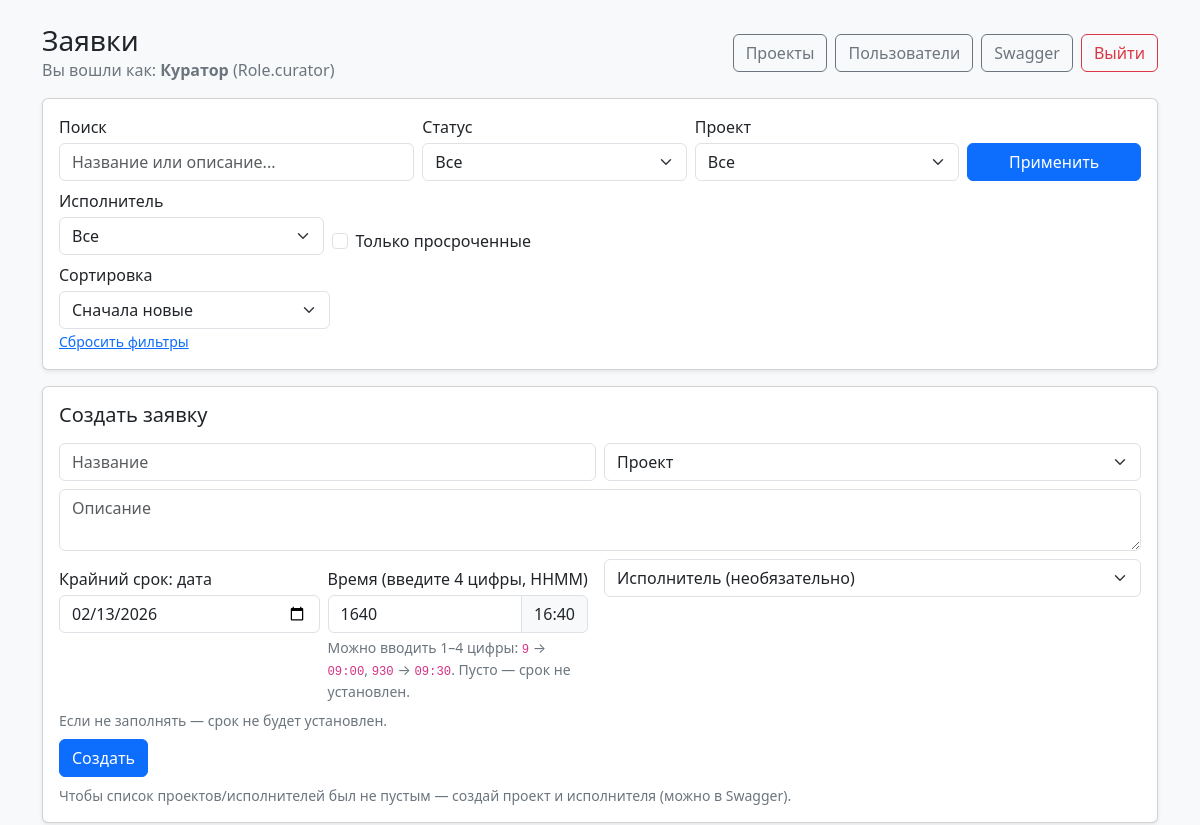
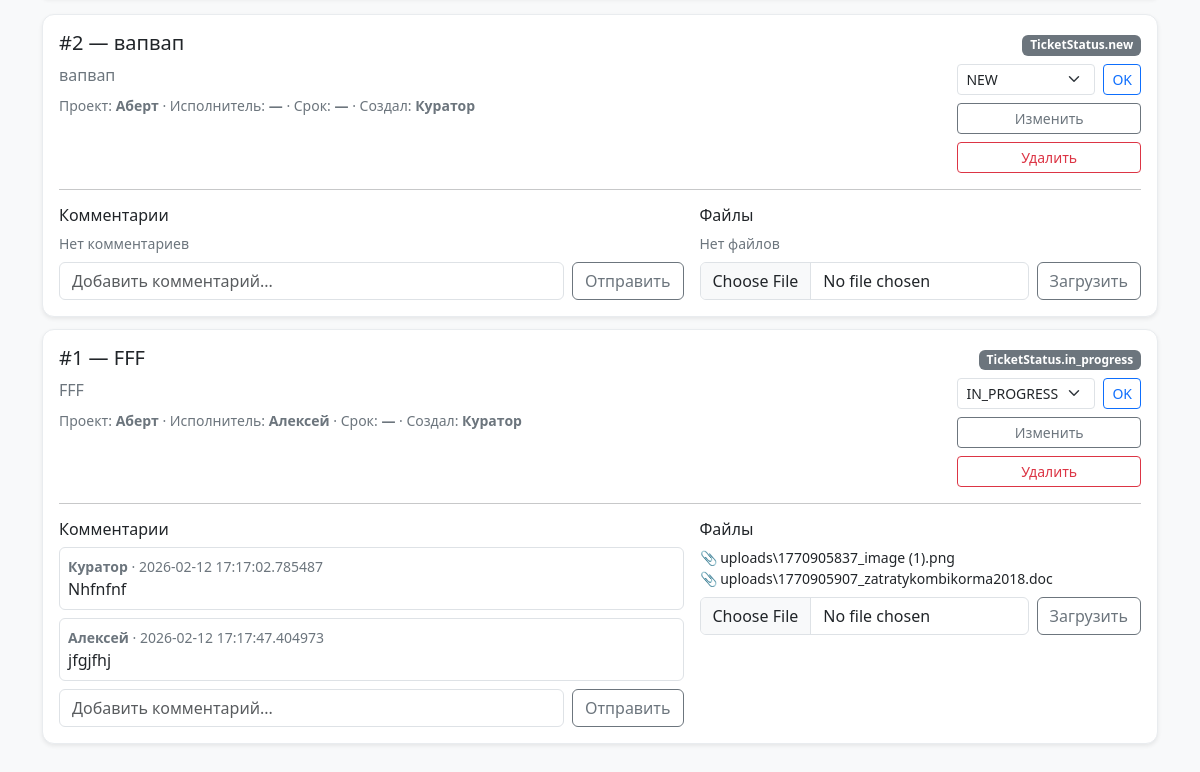
/web (signed in), run on an earlier commit of the app's database (2 pictures, top to bottom).
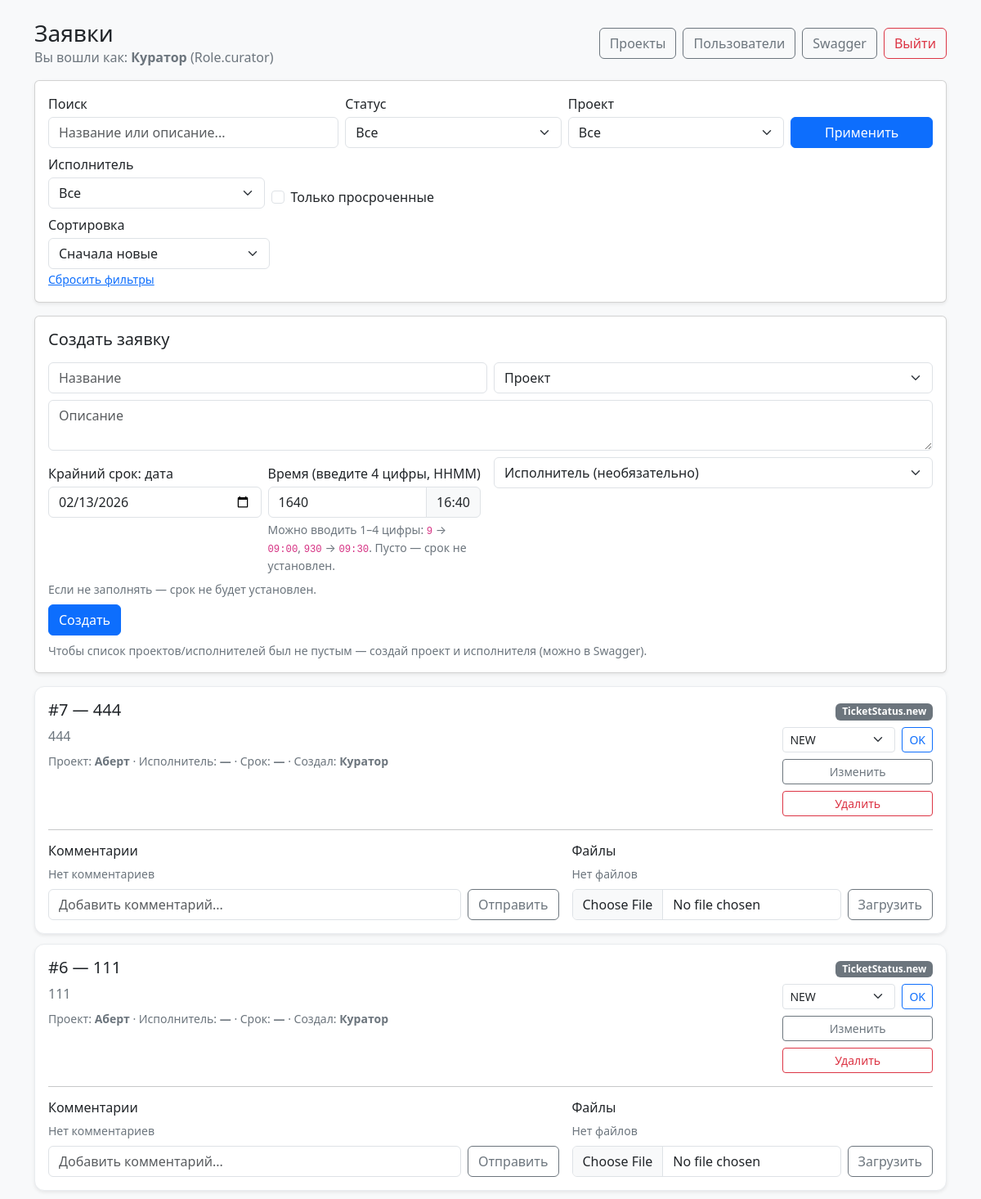
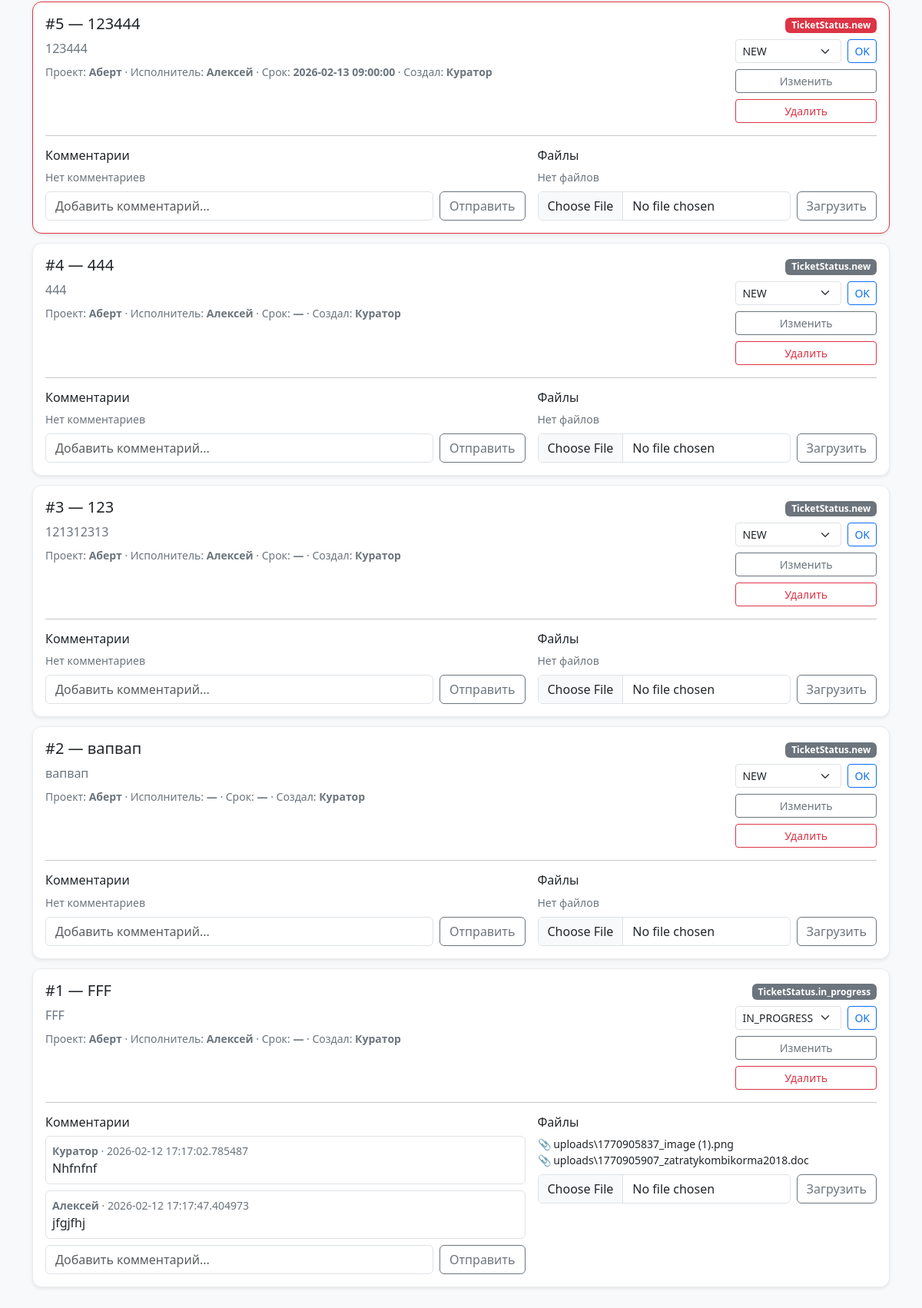
And on a later commit of the database (2 pictures, top to bottom).
### main.py (models this page shows)
class Base(DeclarativeBase):
    pass

class User(Base):
    __tablename__ = "users"
    id: Mapped[int] = mapped_column(primary_key=True)
    email: Mapped[str] = mapped_column(String(255), unique=True, index=True)
    name: Mapped[str] = mapped_column(String(255))
    password_hash: Mapped[str] = mapped_column(String(255))
    role: Mapped[Role] = mapped_column(SAEnum(Role), index=True)

class Ticket(Base):
    __tablename__ = "tickets"
    id: Mapped[int] = mapped_column(primary_key=True)
    title: Mapped[str] = mapped_column(String(255))
    description: Mapped[Optional[str]] = mapped_column(Text, default=None)
    deadline: Mapped[Optional[datetime]] = mapped_column(DateTime, default=None)
    status: Mapped[TicketStatus] = mapped_column(SAEnum(TicketStatus), default=TicketStatus.new, index=True)
    project_id: Mapped[int] = mapped_column(ForeignKey("projects.id"), index=True)
    executor_id: Mapped[Optional[int]] = mapped_column(ForeignKey("users.id"), index=True, default=None)
    created_by: Mapped[int] = mapped_column(ForeignKey("users.id"), index=True)
    created_at: Mapped[datetime] = mapped_column(DateTime, default=datetime.utcnow)

class Project(Base):
    __tablename__ = "projects"
    id: Mapped[int] = mapped_column(primary_key=True)
    name: Mapped[str] = mapped_column(String(255), unique=True, index=True)
    description: Mapped[Optional[str]] = mapped_column(Text, default=None)

class Comment(Base):
    __tablename__ = "comments"
    id: Mapped[int] = mapped_column(primary_key=True)
    ticket_id: Mapped[int] = mapped_column(ForeignKey("tickets.id"), index=True)
    author_id: Mapped[int] = mapped_column(ForeignKey("users.id"), index=True)
    text: Mapped[str] = mapped_column(Text)
    created_at: Mapped[datetime] = mapped_column(DateTime, default=datetime.utcnow)

class Attachment(Base):
    __tablename__ = "attachments"
    id: Mapped[int] = mapped_column(primary_key=True)
    ticket_id: Mapped[int] = mapped_column(ForeignKey("tickets.id"), index=True)
    uploader_id: Mapped[int] = mapped_column(ForeignKey("users.id"), index=True)
    file_path: Mapped[str] = mapped_column(String(500))
    created_at: Mapped[datetime] = mapped_column(DateTime, default=datetime.utcnow)

### main.py (the view)
@app.get("/web")
def web_tickets(
    request: Request,
    db: Session = Depends(get_db),
    user: User = Depends(get_current_user),
    status_filter: str | None = None,
    project_id: str | None = None,
    executor_id: str | None = None,   # <-- ДОБАВИЛИ
    q: str | None = None,
    only_overdue: str | None = None,
    sort: str | None = None,
):
    if user.role == Role.executor:
        tickets = list(
            db.query(Ticket)
            .filter((Ticket.executor_id == user.id) | (Ticket.created_by == user.id))
            .order_by(Ticket.id.desc())
            .all()
        )
    else:
        tickets = list(db.query(Ticket).order_by(Ticket.id.desc()).all())
    projects = db.query(Project).order_by(Project.id.desc()).all()
    users = db.query(User).order_by(User.id.desc()).all()
    executors = db.query(User).filter(User.role == Role.executor).order_by(User.id.desc()).all()
    comments = db.query(Comment).order_by(Comment.id.asc()).all()
    attachments = db.query(Attachment).order_by(Attachment.id.asc()).all()
    users_by_id = {u.id: f"{u.name}" for u in users}
    projects_by_id = {p.id: p.name for p in projects}
    comments_by_ticket = {}
    for c in comments:
        comments_by_ticket.setdefault(c.ticket_id, []).append(c)
    attachments_by_ticket = {}
    for a in attachments:
        attachments_by_ticket.setdefault(a.ticket_id, []).append(a)
    project_id_int: int | None = None
    if project_id is not None and str(project_id).strip() != "":
        try:
            project_id_int = int(project_id)
        except ValueError:
            project_id_int = None
    executor_id_int: int | None = None
    executor_none = False
    if executor_id is not None and str(executor_id).strip() != "":
        if str(executor_id).strip() == "__none__":
            executor_none = True
        else:
            try:
                executor_id_int = int(executor_id)
            except ValueError:
                executor_id_int = None
    if status_filter:
        tickets = [t for t in tickets if t.status.value == status_filter]
    if project_id_int is not None:
        tickets = [t for t in tickets if t.project_id == project_id_int]
    if user.role == Role.curator:
        if executor_none:
            tickets = [t for t in tickets if t.executor_id is None]
        elif executor_id_int is not None:
            tickets = [t for t in tickets if t.executor_id == executor_id_int]
    if q:
        q_lower = q.lower()
        tickets = [
            t for t in tickets
            if (t.title and q_lower in t.title.lower()) or (t.description and q_lower in t.description.lower())
            or (t.description is None and False)
        ]
    now = datetime.now()
    overdue_enabled = (only_overdue == "1")
    if overdue_enabled:
        tickets = [
            t for t in tickets
            if t.deadline and t.deadline < now and t.status not in (TicketStatus.done, TicketStatus.canceled)
        ]
    sort_value = (sort or "").strip() or "id_desc"
    if sort_value == "deadline_asc":
        tickets.sort(key=lambda t: (t.deadline is None, t.deadline or datetime.max, -t.id))
    elif sort_value == "deadline_desc":
        tickets.sort(key=lambda t: (t.deadline is None, t.deadline or datetime.min, t.id), reverse=True)
    elif sort_value == "status":
        tickets.sort(key=lambda t: (t.status.value, -(t.deadline.timestamp() if t.deadline else 10**18), -t.id))
    elif sort_value == "id_asc":
        tickets.sort(key=lambda t: t.id)
    else:  # id_desc
        tickets.sort(key=lambda t: t.id, reverse=True)
    return templates.TemplateResponse(
        "tickets.html",
        {
            "request": request,
            "user": user,
            "tickets": tickets,
            "projects": projects,
            "executors": executors,
            "users_by_id": users_by_id,
            "projects_by_id": projects_by_id,
            "comments_by_ticket": comments_by_ticket,
            "attachments_by_ticket": attachments_by_ticket,
            "now": now,
            "status_filter": status_filter or "",
            "project_id_filter": project_id_int if project_id_int is not None else "",
            "executor_id_filter": executor_id or "",  # <-- ДОБАВИЛИ (строка!)
            "q": q or "",
            "only_overdue": "1" if overdue_enabled else "",
            "sort": sort_value,
        },
    )

### templates/tickets.html (shortened to what this page needs)
<!doctype html>
<html>
<head>
  <link href="https://cdn.jsdelivr.net/npm/bootstrap@5.3.3/dist/css/bootstrap.min.css" rel="stylesheet">
</head>
<body class="bg-light">
  <div class="container py-4">
    <div class="d-flex align-items-center justify-content-between mb-3">
      <div>
        <h3 class="mb-0">Заявки</h3>
        <div class="muted">Вы вошли как: <b>{{ user.name }}</b> ({{ user.role }})</div>
      </div>
      <div class="d-flex gap-2">
  {% if user.role == "CURATOR" %}
    <a class="btn btn-outline-secondary" href="/web/projects">Проекты</a>
    <a class="btn btn-outline-secondary" href="/web/users">Пользователи</a>
  {% endif %}
  <a class="btn btn-outline-secondary" href="/docs" target="_blank">Swagger</a>
  <a class="btn btn-outline-danger" href="/web/logout">Выйти</a>
</div>
    </div>
    <div class="card shadow-sm mb-3">
  <div class="card-body">
    <form method="get" action="/web" class="row g-2 align-items-end">
      <div class="col-12 col-md-4">
        <label class="form-label mb-1">Поиск</label>
        <input name="q" class="form-control" placeholder="Название или описание..." value="{{ q }}" />
      </div>
      <div class="col-6 col-md-3">
        <label class="form-label mb-1">Статус</label>
        <select name="status_filter" class="form-select">
          <option value="" {% if not status_filter %}selected{% endif %}>Все</option>
        </select>
      </div>
      <div class="col-6 col-md-3">
        <label class="form-label mb-1">Проект</label>
        <select name="project_id" class="form-select">
          <option value="" {% if not project_id_filter %}selected{% endif %}>Все</option>
        </select>
      </div>
      <div class="col-12 col-md-2 d-flex gap-2">
        <button class="btn btn-primary w-100">Применить</button>
      </div>
      {% if user.role == "CURATOR" %}
  <div class="col-6 col-md-3">
    <label class="form-label mb-1">Исполнитель</label>
    <select name="executor_id" class="form-select">
  <option value="" {% if not executor_id_filter %}selected{% endif %}>Все</option>
</select>
  </div>
  <div class="col-12 col-md-3">
  <div class="form-check mt-4">
    <input class="form-check-input" type="checkbox" id="only_overdue" name="only_overdue" value="1"
           {% if only_overdue == "1" %}checked{% endif %}>
    <label class="form-check-label" for="only_overdue">Только просроченные</label>
  </div>
</div>
{% endif %}
      <div class="col-12">
        <div class="col-6 col-md-3">
  <label class="form-label mb-1">Сортировка</label>
  <select name="sort" class="form-select">
    <option value="id_desc" {% if sort == "id_desc" %}selected{% endif %}>Сначала новые</option>
  </select>
</div>
        <a class="small" href="/web">Сбросить фильтры</a>
      </div>
    </form>
  </div>
</div>
    {% if user.role == "CURATOR", "EXECUTOR" %}
    <div class="card shadow-sm mb-3">
      <div class="card-body">
        <h5 class="mb-3">Создать заявку</h5>
        <form method="post" action="/web/tickets/create" class="row g-2">
          <div class="col-12 col-md-6">
            <input name="title" class="form-control" placeholder="Название" required />
          </div>
          <div class="col-12 col-md-6">
            <select name="project_id" class="form-select" required>
              <option value="" selected disabled>Проект</option>
            </select>
          </div>
          <div class="col-12">
            <textarea name="description" class="form-control" placeholder="Описание"></textarea>
          </div>
          <div class="col-12 col-md-6">
            <div class="row g-2">
  <div class="row g-2">
  <div class="col-12 col-md-6">
    <label class="form-label mb-1">Крайний срок: дата</label>
    <input id="deadline_date" name="deadline_date" type="date" class="form-control" />
  </div>
  <div class="col-12 col-md-6">
    <label class="form-label mb-1">Время (введите 4 цифры, HHMM)</label>
    <div class="input-group">
      <input id="deadline_time4" name="deadline_time4" class="form-control" inputmode="numeric" placeholder="например 0930 или 1745" maxlength="4" />
      <span class="input-group-text" id="deadline_time_pretty">--:--</span>
    </div>
    <div class="muted small mt-1">
      Можно вводить 1–4 цифры: <code>9</code> → <code>09:00</code>, <code>930</code> → <code>09:30</code>. Пусто — срок не установлен.
    </div>
  </div>
</div>
  <div class="col-12 muted small">
    Если не заполнять — срок не будет установлен.
  </div>
</div>
          </div>
          <div class="col-12 col-md-6">
            {% if user.role == "CURATOR" %}
  <select name="executor_id" class="form-select">
    <option value="" selected>Исполнитель (необязательно)</option>
  </select>
{% else %}
  <input type="hidden" name="executor_id" value="" />
  <div class="form-control bg-light">Исполнитель: вы сами</div>
{% endif %}
          </div>
          <div class="col-12">
            <button class="btn btn-primary">Создать</button>
          </div>
        </form>
        <div class="mt-2 muted small">
          Чтобы список проектов/исполнителей был не пустым — создай проект и исполнителя (можно в Swagger).
        </div>
      </div>
    </div>
    {% endif %}
    {% for t in tickets %}
      <div class="ticket shadow-sm {% if t.deadline and t.status != 'DONE' and t.status != 'CANCELED' and t.deadline < now %}overdue{% endif %}">
        <div class="d-flex justify-content-between align-items-start gap-3">
          <div style="flex:1">
            <h5>#{{ t.id }} — {{ t.title }}</h5>
            <div class="muted">{{ t.description or "" }}</div>
            <div class="mt-2 muted small">
              Проект: <b>{{ projects_by_id.get(t.project_id, "—") }}</b> ·
              Исполнитель: <b>{{ users_by_id.get(t.executor_id, "—") }}</b> ·
              Срок: <b>{{ t.deadline or "—" }}</b> ·
              Создал: <b>{{ users_by_id.get(t.created_by, "—") }}</b>
            </div>
          </div>
          <div class="text-end">
            <div class="mb-2">
              <span class="badge text-bg-secondary badge-status">{{ t.status }}</span>
            </div>
            <form method="post" action="/web/tickets/{{ t.id }}/status" class="d-flex gap-2">
              <select name="status" class="form-select form-select-sm" style="max-width: 190px">
                <option value="NEW" {% if t.status == "NEW" %}selected{% endif %}>NEW</option>
                <option value="IN_PROGRESS" {% if t.status == "IN_PROGRESS" %}selected{% endif %}>IN_PROGRESS</option>
              </select>
              <button class="btn btn-sm btn-outline-primary">OK</button>
            </form>
            {% if user.role == "CURATOR" or (user.role == "EXECUTOR" and (t.executor_id == user.id or t.created_by == user.id)) %}
  <a class="btn btn-sm btn-outline-secondary w-100 mt-2" href="/web/tickets/{{ t.id }}/edit">Изменить</a>
{% endif %}
            {% if user.role == "CURATOR" or (user.role == "EXECUTOR" and t.created_by == user.id) %}
            <form method="post" action="/web/tickets/{{ t.id }}/delete" class="mt-2"
              onsubmit="return confirm('Удалить заявку #{{ t.id }}? Это действие нельзя отменить.');">
            <button class="btn btn-sm btn-outline-danger w-100">Удалить</button>
            </form>
            {% endif %}
          </div>
        </div>
        <hr />
        <div class="row g-3">
          <div class="col-12 col-lg-7">
            <h6>Комментарии</h6>
            <div class="mb-2">
              {% for c in comments_by_ticket.get(t.id, []) %}
                <div class="border rounded p-2 mb-2">
                  <div class="small muted">
                    <b>{{ users_by_id.get(c.author_id, "—") }}</b> · {{ c.created_at }}
                  </div>
                  <div>{{ c.text }}</div>
                </div>
              {% endfor %}
              {% if comments_by_ticket.get(t.id, [])|length == 0 %}
                <div class="muted small">Нет комментариев</div>
              {% endif %}
            </div>
            <form method="post" action="/web/tickets/{{ t.id }}/comments" class="d-flex gap-2">
              <input name="text" class="form-control" placeholder="Добавить комментарий..." required />
              <button class="btn btn-outline-secondary">Отправить</button>
            </form>
          </div>
          <div class="col-12 col-lg-5">
            <h6>Файлы</h6>
            <div class="mb-2">
              {% for a in attachments_by_ticket.get(t.id, []) %}
                <div class="small">
                  📎 {{ a.file_path }}
                </div>
              {% endfor %}
              {% if attachments_by_ticket.get(t.id, [])|length == 0 %}
                <div class="muted small">Нет файлов</div>
              {% endif %}
            </div>
            <form method="post" action="/web/tickets/{{ t.id }}/attachments" enctype="multipart/form-data" class="d-flex gap-2">
              <input type="file" name="file" class="form-control" required />
              <button class="btn btn-outline-secondary">Загрузить</button>
            </form>
          </div>
        </div>
      </div>
    {% endfor %}
  </div>
</body>
</html>

### templates/tickets.html (style rules this page uses)
.muted { color: #6c757d; }
.ticket { border: 1px solid #e9ecef; border-radius: 12px; padding: 16px; margin-bottom: 12px; background: #fff; }
.ticket h5 { margin: 0 0 8px 0; }
.badge-status { font-size: 12px; }
.ticket.overdue { border-color: #dc3545; }
.ticket.overdue .badge-status { background: #dc3545 !important; }

What changed in the data, as far as the page shows it:
added Ticket: id "7", title "444", description "444", {{ projects_by_id.get(t.project_id, "—") }} "Аберт", get "—", deadline "—", get "Куратор", status "TicketStatus.new", status "NEW", shows "Нет комментариев", shows "Нет файлов"
added Ticket: id "6", title "111", description "111", {{ projects_by_id.get(t.project_id, "—") }} "Аберт", get "—", deadline "—", get "Куратор", status "TicketStatus.new", status "NEW", shows "Нет комментариев", shows "Нет файлов"
added Ticket: id "5", title "123444", description "123444", {{ projects_by_id.get(t.project_id, "—") }} "Аберт", {{ users_by_id.get(t.executor_id, "—") }} "Алексей", deadline "2026-02-13 09:00:00", get "Куратор", status "TicketStatus.new", status "NEW", shows "Нет комментариев", shows "Нет файлов"
added Ticket: id "4", title "444", description "444", {{ projects_by_id.get(t.project_id, "—") }} "Аберт", {{ users_by_id.get(t.executor_id, "—") }} "Алексей", deadline "—", get "Куратор", status "TicketStatus.new", status "NEW", shows "Нет комментариев", shows "Нет файлов"
added Ticket: id "3", title "123", description "121312313", {{ projects_by_id.get(t.project_id, "—") }} "Аберт", {{ users_by_id.get(t.executor_id, "—") }} "Алексей", deadline "—", get "Куратор", status "TicketStatus.new", status "NEW", shows "Нет комментариев", shows "Нет файлов"
